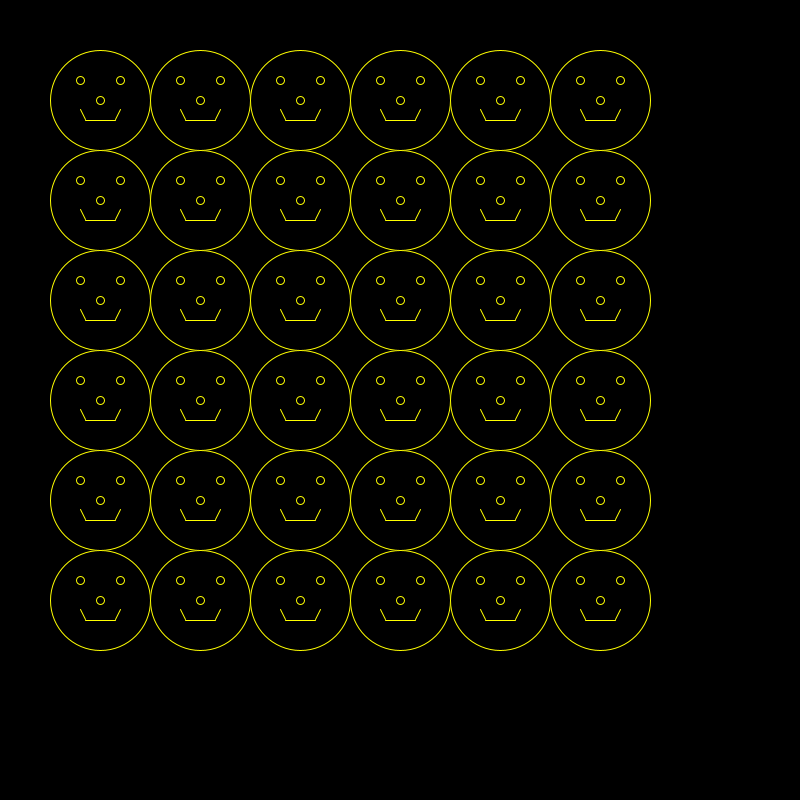
Frame 1 (no input)
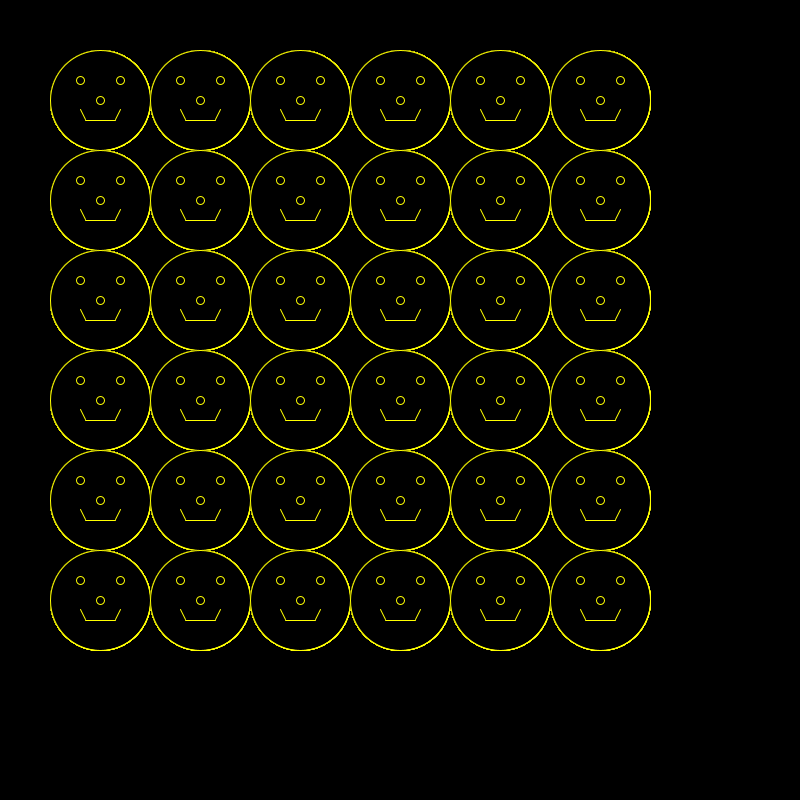
Frame 60 (the mouse pressed at the canvas centre just before this capture)
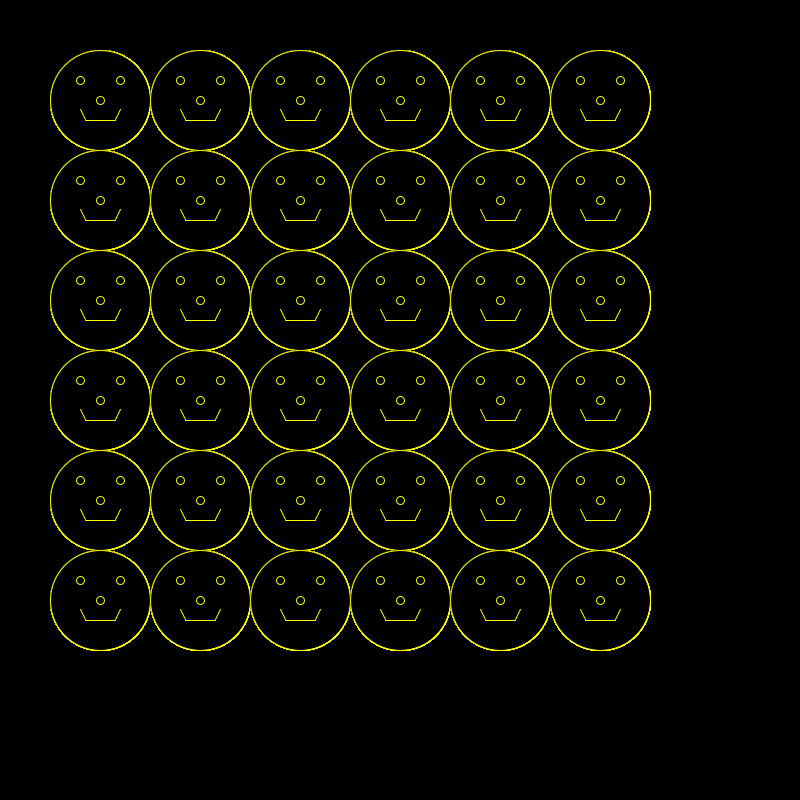
Frame 120 (the mouse held since frame 60 and released just before this capture)

The Processing sketch that drew these frames (run headless with seeded random() and noise(); from frame 60 on, the mouse is pressed at the canvas centre):

// Processing sketch: p3
// ── p3.pde


void setup() {
  background(0);
  stroke(255, 255, 0);
  size(800, 800);
}


void draw() {
  int i, j;

  //create array of face objects
  Face[][] faces = new Face[8][8];
  for (i=1; i<faces[i].length-1; i++)
  {
    //nested loop for rows
    for (j=1; j<faces[j].length-1; j++) {
      faces[i][j] = new Face(100*i, 100*j);
    }
  }
}


class Face {

  int x, y;
  Face(int px, int py) {
    x= px;
    y= py;
    paint();
  }


  void paint() {
    fill(0);
    ellipse(x, y, 100, 100); 
    //mouth
    line(x-15, y+20, x+15, y+20);
    line(x-20, y+9, x-15, y+19);
    line(x+15, y+19, x+20, y+9);
    //eyes
    ellipse(x-20, y-20, 8, 8);
    ellipse(x+20, y-20, 8, 8);
    //nose
    ellipse(x, y, 8, 8);
  }
}
